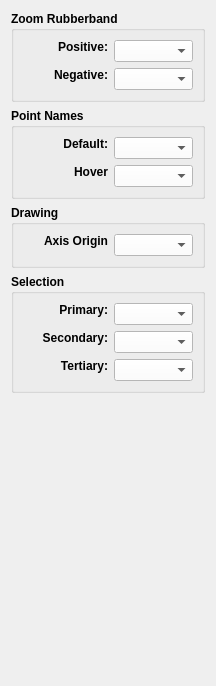
     <widget class="QWidget" name="colorsTab">
      <attribute name="title">
       <string>Colors</string>
      </attribute>
      <layout class="QVBoxLayout" name="verticalLayout_18">
       <item>
        <widget class="QGroupBox" name="zoomRubberBandGroupBox">
         <property name="sizePolicy">
          <sizepolicy hsizetype="Expanding" vsizetype="Preferred">
           <horstretch>0</horstretch>
           <verstretch>0</verstretch>
          </sizepolicy>
         </property>
         <property name="minimumSize">
          <size>
           <width>0</width>
           <height>0</height>
          </size>
         </property>
         <property name="maximumSize">
          <size>
           <width>16777215</width>
           <height>16777215</height>
          </size>
         </property>
         <property name="font">
          <font>
           <pointsize>9</pointsize>
           <bold>true</bold>
          </font>
         </property>
         <property name="title">
          <string>Zoom Rubberband</string>
         </property>
         <layout class="QVBoxLayout" name="verticalLayout_12">
          <item>
           <layout class="QFormLayout" name="formLayout">
            <item row="0" column="0">
             <widget class="QLabel" name="zrbPositiveColorLabel">
              <property name="sizePolicy">
               <sizepolicy hsizetype="Preferred" vsizetype="Fixed">
                <horstretch>0</horstretch>
                <verstretch>0</verstretch>
               </sizepolicy>
              </property>
              <property name="minimumSize">
               <size>
                <width>85</width>
                <height>0</height>
               </size>
              </property>
              <property name="font">
               <font>
                <pointsize>9</pointsize>
               </font>
              </property>
              <property name="text">
               <string>Positive:</string>
              </property>
              <property name="alignment">
               <set>Qt::AlignRight|Qt::AlignTrailing|Qt::AlignVCenter</set>
              </property>
             </widget>
            </item>
            <item row="0" column="1">
             <widget class="ColorComboBox" name="zrbPositiveColor_ComboBox">
              <property name="sizePolicy">
               <sizepolicy hsizetype="Preferred" vsizetype="Fixed">
                <horstretch>0</horstretch>
                <verstretch>0</verstretch>
               </sizepolicy>
              </property>
              <property name="maximumSize">
               <size>
                <width>200</width>
                <height>16777215</height>
               </size>
              </property>
              <property name="styleSheet">
               <string notr="true">background-color: rgb(255, 255, 255);</string>
              </property>
              <property name="maxVisibleItems">
               <number>15</number>
              </property>
              <property name="iconSize">
               <size>
                <width>40</width>
                <height>14</height>
               </size>
              </property>
             </widget>
            </item>
            <item row="1" column="0">
             <widget class="QLabel" name="zrbNegativeColorLabel">
              <property name="sizePolicy">
               <sizepolicy hsizetype="Preferred" vsizetype="Fixed">
                <horstretch>0</horstretch>
                <verstretch>0</verstretch>
               </sizepolicy>
              </property>
              <property name="minimumSize">
               <size>
                <width>85</width>
                <height>0</height>
               </size>
              </property>
              <property name="maximumSize">
               <size>
                <width>16777215</width>
                <height>16777215</height>
               </size>
              </property>
              <property name="font">
               <font>
                <pointsize>9</pointsize>
               </font>
              </property>
              <property name="text">
               <string>Negative:</string>
              </property>
              <property name="alignment">
               <set>Qt::AlignRight|Qt::AlignTrailing|Qt::AlignVCenter</set>
              </property>
             </widget>
            </item>
            <item row="1" column="1">
             <widget class="ColorComboBox" name="zrbNegativeColor_ComboBox">
              <property name="sizePolicy">
               <sizepolicy hsizetype="Preferred" vsizetype="Fixed">
                <horstretch>0</horstretch>
                <verstretch>0</verstretch>
               </sizepolicy>
              </property>
              <property name="maximumSize">
               <size>
                <width>200</width>
                <height>16777215</height>
               </size>
              </property>
              <property name="styleSheet">
               <string notr="true">background-color: rgb(255, 255, 255);</string>
              </property>
              <property name="maxVisibleItems">
               <number>15</number>
              </property>
              <property name="iconSize">
               <size>
                <width>40</width>
                <height>14</height>
               </size>
              </property>
             </widget>
            </item>
           </layout>
          </item>
         </layout>
        </widget>
       </item>
       <item>
        <widget class="QGroupBox" name="pointNames_GroupBox">
         <property name="sizePolicy">
          <sizepolicy hsizetype="Expanding" vsizetype="Preferred">
           <horstretch>0</horstretch>
           <verstretch>0</verstretch>
          </sizepolicy>
         </property>
         <property name="minimumSize">
          <size>
           <width>0</width>
           <height>0</height>
          </size>
         </property>
         <property name="maximumSize">
          <size>
           <width>16777215</width>
           <height>16777215</height>
          </size>
         </property>
         <property name="font">
          <font>
           <pointsize>9</pointsize>
           <bold>true</bold>
          </font>
         </property>
         <property name="title">
          <string>Point Names</string>
         </property>
         <layout class="QVBoxLayout" name="verticalLayout_13">
          <item>
           <layout class="QFormLayout" name="formLayout_7">
            <item row="0" column="0">
             <widget class="QLabel" name="pontNameColor_Label">
              <property name="sizePolicy">
               <sizepolicy hsizetype="Preferred" vsizetype="Fixed">
                <horstretch>0</horstretch>
                <verstretch>0</verstretch>
               </sizepolicy>
              </property>
              <property name="minimumSize">
               <size>
                <width>85</width>
                <height>0</height>
               </size>
              </property>
              <property name="font">
               <font>
                <pointsize>9</pointsize>
               </font>
              </property>
              <property name="text">
               <string>Default:</string>
              </property>
              <property name="alignment">
               <set>Qt::AlignRight|Qt::AlignTrailing|Qt::AlignVCenter</set>
              </property>
             </widget>
            </item>
            <item row="0" column="1">
             <widget class="ColorComboBox" name="pointNameColor_ComboBox">
              <property name="sizePolicy">
               <sizepolicy hsizetype="Preferred" vsizetype="Fixed">
                <horstretch>0</horstretch>
                <verstretch>0</verstretch>
               </sizepolicy>
              </property>
              <property name="maximumSize">
               <size>
                <width>200</width>
                <height>16777215</height>
               </size>
              </property>
              <property name="styleSheet">
               <string notr="true">background-color: rgb(255, 255, 255);</string>
              </property>
              <property name="maxVisibleItems">
               <number>15</number>
              </property>
              <property name="iconSize">
               <size>
                <width>40</width>
                <height>14</height>
               </size>
              </property>
             </widget>
            </item>
            <item row="1" column="0">
             <widget class="QLabel" name="pontNameHoverColor_Label">
              <property name="sizePolicy">
               <sizepolicy hsizetype="Preferred" vsizetype="Fixed">
                <horstretch>0</horstretch>
                <verstretch>0</verstretch>
               </sizepolicy>
              </property>
              <property name="minimumSize">
               <size>
                <width>85</width>
                <height>0</height>
               </size>
              </property>
              <property name="maximumSize">
               <size>
                <width>16777215</width>
                <height>16777215</height>
               </size>
              </property>
              <property name="font">
               <font>
                <pointsize>9</pointsize>
               </font>
              </property>
              <property name="text">
               <string>Hover</string>
              </property>
              <property name="alignment">
               <set>Qt::AlignRight|Qt::AlignTrailing|Qt::AlignVCenter</set>
              </property>
             </widget>
            </item>
            <item row="1" column="1">
             <widget class="ColorComboBox" name="pointNameHoverColor_ComboBox">
              <property name="sizePolicy">
               <sizepolicy hsizetype="Preferred" vsizetype="Fixed">
                <horstretch>0</horstretch>
                <verstretch>0</verstretch>
               </sizepolicy>
              </property>
              <property name="maximumSize">
               <size>
                <width>200</width>
                <height>16777215</height>
               </size>
              </property>
              <property name="styleSheet">
               <string notr="true">background-color: rgb(255, 255, 255);</string>
              </property>
              <property name="maxVisibleItems">
               <number>15</number>
              </property>
              <property name="iconSize">
               <size>
                <width>40</width>
                <height>14</height>
               </size>
              </property>
             </widget>
            </item>
           </layout>
          </item>
         </layout>
        </widget>
       </item>
       <item>
        <widget class="QGroupBox" name="drawing_GroupBox">
         <property name="sizePolicy">
          <sizepolicy hsizetype="Expanding" vsizetype="Preferred">
           <horstretch>0</horstretch>
           <verstretch>0</verstretch>
          </sizepolicy>
         </property>
         <property name="minimumSize">
          <size>
           <width>0</width>
           <height>0</height>
          </size>
         </property>
         <property name="maximumSize">
          <size>
           <width>16777215</width>
           <height>16777215</height>
          </size>
         </property>
         <property name="font">
          <font>
           <pointsize>9</pointsize>
           <bold>true</bold>
          </font>
         </property>
         <property name="title">
          <string>Drawing</string>
         </property>
         <layout class="QVBoxLayout" name="verticalLayout_14">
          <item>
           <layout class="QFormLayout" name="formLayout_8">
            <item row="0" column="0">
             <widget class="QLabel" name="axisOrginColor_Label">
              <property name="sizePolicy">
               <sizepolicy hsizetype="Preferred" vsizetype="Fixed">
                <horstretch>0</horstretch>
                <verstretch>0</verstretch>
               </sizepolicy>
              </property>
              <property name="minimumSize">
               <size>
                <width>85</width>
                <height>0</height>
               </size>
              </property>
              <property name="font">
               <font>
                <pointsize>9</pointsize>
               </font>
              </property>
              <property name="text">
               <string>Axis Origin</string>
              </property>
              <property name="alignment">
               <set>Qt::AlignRight|Qt::AlignTrailing|Qt::AlignVCenter</set>
              </property>
             </widget>
            </item>
            <item row="0" column="1">
             <widget class="ColorComboBox" name="axisOrginColor_ComboBox">
              <property name="sizePolicy">
               <sizepolicy hsizetype="Preferred" vsizetype="Fixed">
                <horstretch>0</horstretch>
                <verstretch>0</verstretch>
               </sizepolicy>
              </property>
              <property name="maximumSize">
               <size>
                <width>200</width>
                <height>16777215</height>
               </size>
              </property>
              <property name="styleSheet">
               <string notr="true">background-color: rgb(255, 255, 255);</string>
              </property>
              <property name="maxVisibleItems">
               <number>15</number>
              </property>
              <property name="iconSize">
               <size>
                <width>40</width>
                <height>14</height>
               </size>
              </property>
             </widget>
            </item>
           </layout>
          </item>
         </layout>
        </widget>
       </item>
       <item>
        <widget class="QGroupBox" name="selection_GroupBox">
         <property name="sizePolicy">
          <sizepolicy hsizetype="Expanding" vsizetype="Preferred">
           <horstretch>0</horstretch>
           <verstretch>0</verstretch>
          </sizepolicy>
         </property>
         <property name="minimumSize">
          <size>
           <width>0</width>
           <height>0</height>
          </size>
         </property>
         <property name="font">
          <font>
           <bold>true</bold>
          </font>
         </property>
         <property name="title">
          <string>Selection</string>
         </property>
         <layout class="QVBoxLayout" name="verticalLayout_22">
          <item>
           <layout class="QFormLayout" name="formLayout_9">
            <item row="0" column="0">
             <widget class="QLabel" name="primarySupportColor_Label">
              <property name="sizePolicy">
               <sizepolicy hsizetype="Preferred" vsizetype="Fixed">
                <horstretch>0</horstretch>
                <verstretch>0</verstretch>
               </sizepolicy>
              </property>
              <property name="minimumSize">
               <size>
                <width>85</width>
                <height>0</height>
               </size>
              </property>
              <property name="font">
               <font>
                <pointsize>9</pointsize>
               </font>
              </property>
              <property name="text">
               <string>Primary:</string>
              </property>
              <property name="alignment">
               <set>Qt::AlignRight|Qt::AlignTrailing|Qt::AlignVCenter</set>
              </property>
             </widget>
            </item>
            <item row="0" column="1">
             <widget class="ColorComboBox" name="primarySupportColor_ComboBox">
              <property name="sizePolicy">
               <sizepolicy hsizetype="Preferred" vsizetype="Fixed">
                <horstretch>0</horstretch>
                <verstretch>0</verstretch>
               </sizepolicy>
              </property>
              <property name="maximumSize">
               <size>
                <width>200</width>
                <height>16777215</height>
               </size>
              </property>
              <property name="styleSheet">
               <string notr="true">background-color: rgb(255, 255, 255);</string>
              </property>
              <property name="maxVisibleItems">
               <number>15</number>
              </property>
              <property name="iconSize">
               <size>
                <width>40</width>
                <height>14</height>
               </size>
              </property>
             </widget>
            </item>
            <item row="1" column="0">
             <widget class="QLabel" name="secondarySupportColor_Label">
              <property name="sizePolicy">
               <sizepolicy hsizetype="Preferred" vsizetype="Fixed">
                <horstretch>0</horstretch>
                <verstretch>0</verstretch>
               </sizepolicy>
              </property>
              <property name="minimumSize">
               <size>
                <width>85</width>
                <height>0</height>
               </size>
              </property>
              <property name="maximumSize">
               <size>
                <width>16777215</width>
                <height>16777215</height>
               </size>
              </property>
              <property name="font">
               <font>
                <pointsize>9</pointsize>
               </font>
              </property>
              <property name="text">
               <string>Secondary:</string>
              </property>
              <property name="alignment">
               <set>Qt::AlignRight|Qt::AlignTrailing|Qt::AlignVCenter</set>
              </property>
             </widget>
            </item>
            <item row="1" column="1">
             <widget class="ColorComboBox" name="secondarySupportColor_ComboBox">
              <property name="sizePolicy">
               <sizepolicy hsizetype="Preferred" vsizetype="Fixed">
                <horstretch>0</horstretch>
                <verstretch>0</verstretch>
               </sizepolicy>
              </property>
              <property name="maximumSize">
               <size>
                <width>200</width>
                <height>16777215</height>
               </size>
              </property>
              <property name="styleSheet">
               <string notr="true">background-color: rgb(255, 255, 255);</string>
              </property>
              <property name="maxVisibleItems">
               <number>15</number>
              </property>
              <property name="iconSize">
               <size>
                <width>40</width>
                <height>14</height>
               </size>
              </property>
             </widget>
            </item>
            <item row="2" column="0">
             <widget class="QLabel" name="tertiarySupportColor_Laabel">
              <property name="sizePolicy">
               <sizepolicy hsizetype="Preferred" vsizetype="Fixed">
                <horstretch>0</horstretch>
                <verstretch>0</verstretch>
               </sizepolicy>
              </property>
              <property name="minimumSize">
               <size>
                <width>85</width>
                <height>0</height>
               </size>
              </property>
              <property name="maximumSize">
               <size>
                <width>16777215</width>
                <height>16777215</height>
               </size>
              </property>
              <property name="font">
               <font>
                <pointsize>9</pointsize>
               </font>
              </property>
              <property name="text">
               <string>Tertiary:</string>
              </property>
              <property name="alignment">
               <set>Qt::AlignRight|Qt::AlignTrailing|Qt::AlignVCenter</set>
              </property>
             </widget>
            </item>
            <item row="2" column="1">
             <widget class="ColorComboBox" name="tertiarySupportColor_ComboBox">
              <property name="sizePolicy">
               <sizepolicy hsizetype="Preferred" vsizetype="Fixed">
                <horstretch>0</horstretch>
                <verstretch>0</verstretch>
               </sizepolicy>
              </property>
              <property name="maximumSize">
               <size>
                <width>200</width>
                <height>16777215</height>
               </size>
              </property>
              <property name="styleSheet">
               <string notr="true">background-color: rgb(255, 255, 255);</string>
              </property>
              <property name="maxVisibleItems">
               <number>15</number>
              </property>
              <property name="iconSize">
               <size>
                <width>40</width>
                <height>14</height>
               </size>
              </property>
             </widget>
            </item>
           </layout>
          </item>
         </layout>
        </widget>
       </item>
       <item>
        <spacer name="verticalSpacer_4">
         <property name="orientation">
          <enum>Qt::Vertical</enum>
         </property>
         <property name="sizeHint" stdset="0">
          <size>
           <width>20</width>
           <height>282</height>
          </size>
         </property>
        </spacer>
       </item>
      </layout>
     </widget>
